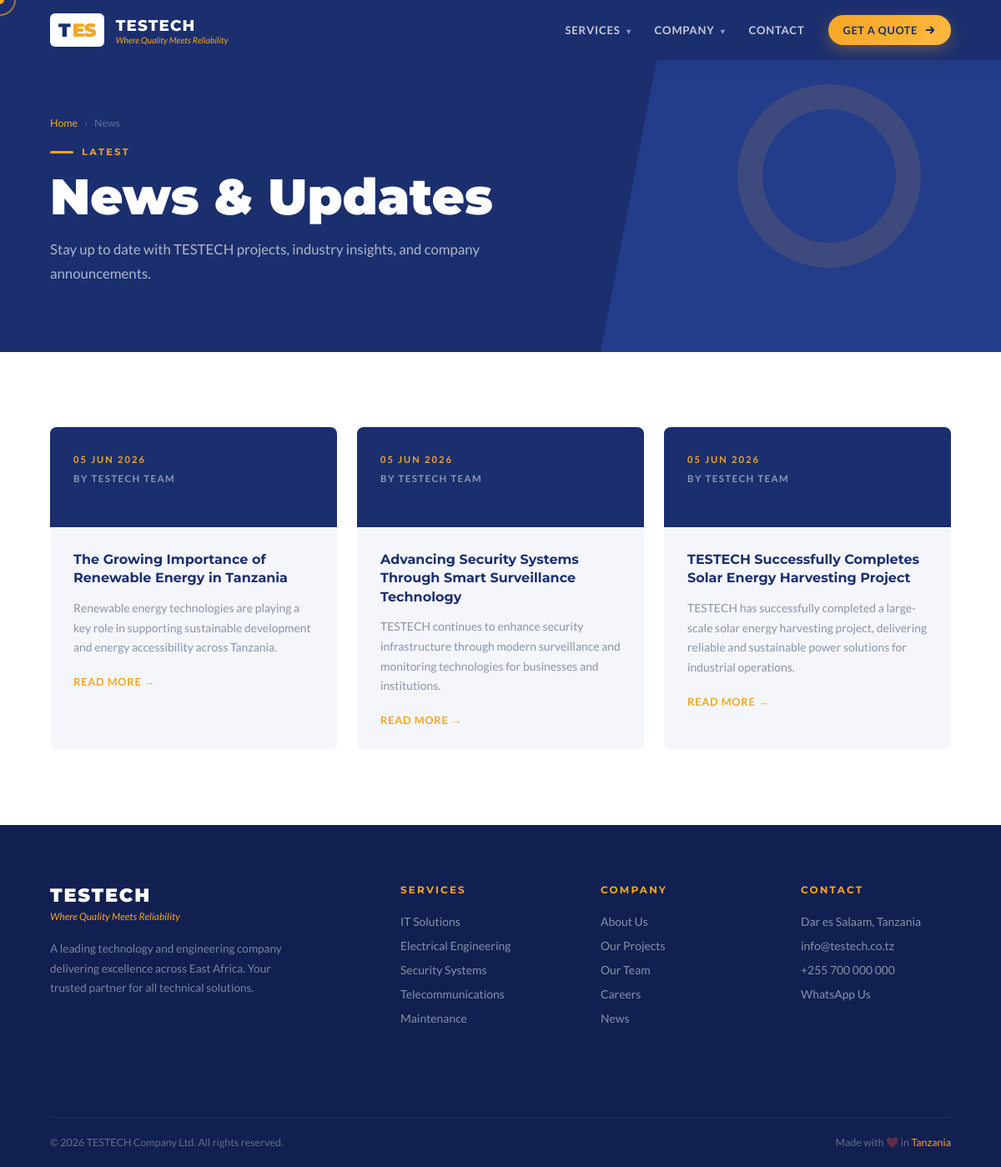
Page /company/news/ on the committed database.
### core/models.py (models this page shows, shortened)
class NewsPost(models.Model):
    title = models.CharField(max_length=250)
    slug = models.SlugField(unique=True)
    summary = models.TextField(max_length=300)
    content = models.TextField()
    author = models.CharField(max_length=100, default='TESTECH Team')
    published_at = models.DateTimeField(auto_now_add=True)
    is_published = models.BooleanField(default=True)
    class Meta:
        ordering = ['-published_at']

### core/views.py (the view)
class NewsView(ListView):
    model=NewsPost
    template_name = "company/news.html"
    context_object_name = "posts"

### core/templates/company/news.html (shortened to what this page needs)
{% extends 'base.html' %}
{% block content %}
<div class="page-header">
  <div class="page-header-geo"></div>
  <div class="page-header-inner">
    <div class="breadcrumb"><a href="{% url 'home' %}">Home</a><span>›</span><span>News</span></div>
    <div class="page-header-label">Latest</div>
    <h1>News & Updates</h1>
    <p>Stay up to date with TESTECH projects, industry insights, and company announcements.</p>
  </div>
</div>
<section>
  {% if posts %}
  <div class="card-grid-3 reveal">
    {% for post in posts %}
    <a href="" style="text-decoration:none;display:block;background:var(--light-gray);border-radius:8px;overflow:hidden;transition:transform .3s,box-shadow .3s;" onmouseover="this.style.transform='translateY(-6px)';this.style.boxShadow='0 16px 40px rgba(27,47,110,.12)'" onmouseout="this.style.transform='';this.style.boxShadow=''">
      <div style="background:var(--navy);padding:32px 28px;position:relative;min-height:120px;">
        <div style="font-size:.7rem;font-weight:700;letter-spacing:.18em;text-transform:uppercase;color:var(--orange);margin-bottom:10px;">{{ post.published_at|date:"d M Y" }}</div>
        <div style="font-size:.72rem;font-weight:700;letter-spacing:.12em;text-transform:uppercase;color:rgba(255,255,255,.5);">By {{ post.author }}</div>
      </div>
      <div style="padding:28px;">
        <h3 style="font-family:'Montserrat',sans-serif;font-weight:700;font-size:1rem;color:var(--navy);margin-bottom:12px;line-height:1.4;">{{ post.title }}</h3>
        <p style="font-size:.87rem;color:var(--mid-gray);line-height:1.7;margin-bottom:18px;">{{ post.summary|truncatewords:22 }}</p>
        <span style="font-size:.8rem;font-weight:700;color:var(--orange);letter-spacing:.06em;text-transform:uppercase;">Read More →</span>
      </div>
    </a>
    {% endfor %}
  </div>
  {% endif %}
</section>
{% endblock %}

### core/templates/base.html (style rules this page uses)
:root { --navy: #1B2F6E; --navy-dark: #112050; --navy-light: #243d8a; --orange: #F5A623; --orange-dark: #d98e10; --orange-light: #FFB940; --white: #FFFFFF; --light-gray: #F4F6FB; --mid-gray: #8a93a8; --text: #1a1f36; }
*, *::before, *::after { box-sizing: border-box; margin: 0; padding: 0; }
html { scroll-behavior: smooth; }
body { font-family: 'Lato', sans-serif; color: var(--text); background: var(--white); overflow-x: hidden; cursor: none; }
.page-header { background: var(--navy); padding: 140px 60px 80px; position: relative; overflow: hidden; }
.page-header::after { content: ''; position: absolute; right: -5%; top: 0; bottom: 0; width: 45%; background: var(--navy-light); clip-path: polygon(15% 0, 100% 0, 100% 100%, 0% 100%); z-index: 0; }
.page-header-inner { position: relative; z-index: 1; }
.page-header-label { font-family:'Montserrat',sans-serif; font-size:.7rem; font-weight:700; letter-spacing:.22em; text-transform:uppercase; color:var(--orange); margin-bottom:14px; display:flex; align-items:center; gap:10px; }
.page-header-label::before { content:''; width:28px; height:3px; background:var(--orange); border-radius:2px; }
.page-header h1 { font-family:'Montserrat',sans-serif; font-weight:900; font-size:clamp(2.5rem,5vw,4rem); color:#fff; line-height:1.1; margin-bottom:16px; }
.page-header p { font-size:1.05rem; color:rgba(255,255,255,.65); max-width:520px; line-height:1.7; }
.page-header-geo { position:absolute; right:8%; top:50%; transform:translateY(-50%); width:220px; height:220px; border:30px solid rgba(245,166,35,.12); border-radius:50%; z-index:1; animation:spin-slow 30s linear infinite; }
.breadcrumb { display:flex; align-items:center; gap:8px; font-size:.78rem; color:rgba(255,255,255,.5); margin-bottom:20px; }
.breadcrumb a { color:var(--orange); text-decoration:none; }
.breadcrumb span { color:rgba(255,255,255,.3); }
section { padding: 90px 60px; }
.card-grid-3 { display:grid; grid-template-columns:repeat(3,1fr); gap:24px; }
.reveal { opacity:0; transform:translateY(28px); transition:opacity .7s ease, transform .7s ease; }
.reveal.in { opacity:1; transform:translateY(0); }

### rows in the picture
NewsPost: published_at "05 JUN 2026", author "TESTECH TEAM", title "The Growing Importance of Renewable Energy in Tanzania", summary "Renewable energy technologies are playing a key role in supporting sustainable development and energy accessibility across Tanzania."
NewsPost: published_at "05 JUN 2026", author "TESTECH TEAM", title "Advancing Security Systems Through Smart Surveillance Technology", summary "TESTECH continues to enhance security infrastructure through modern surveillance and monitoring technologies for businesses and institutions."
NewsPost: published_at "05 JUN 2026", author "TESTECH TEAM", title "TESTECH Successfully Completes Solar Energy Harvesting Project", summary "TESTECH has successfully completed a large-scale solar energy harvesting project, delivering reliable and sustainable power solutions for industrial operations."
